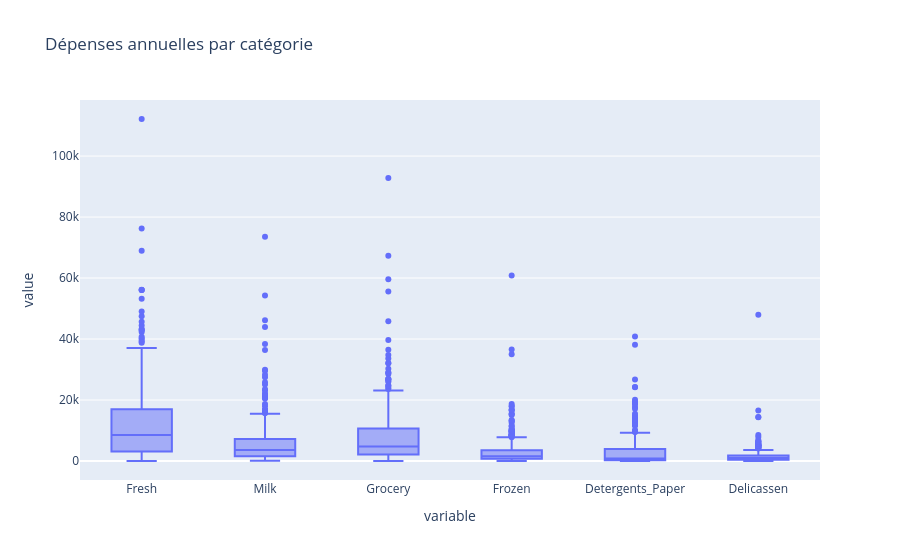

Notebook code for this chart:
### Code cell
# Distribution des dépenses
px.box(df, title='Dépenses annuelles par catégorie').show()

### Figure 1 — Plotly figure (JSON) as saved in the notebook; plotly's stock layout.template omitted (floating-point values rounded to 4 significant figures; data arrays with more than 128 entries replaced by an {"elided": "..."} marker saying what was removed)
{"data": [{"alignmentgroup": "True", "hovertemplate": "variable=%{x}<br>value=%{y}<extra></extra>", "legendgroup": "", "marker": {"color": "#636efa"}, "name": "", "notched": false, "offsetgroup": "", "orientation": "v", "showlegend": false, "type": "box", "x": {"elided": "2640 str values"}, "x0": " ", "xaxis": "x", "y": {"elided": "2640 int values"}, "y0": " ", "yaxis": "y"}], "layout": {"boxmode": "group", "legend": {"tracegroupgap": 0}, "title": {"text": "Dépenses annuelles par catégorie"}, "xaxis": {"anchor": "y", "domain": [0.0, 1.0], "title": {"text": "variable"}}, "yaxis": {"anchor": "x", "domain": [0.0, 1.0], "title": {"text": "value"}}}}
